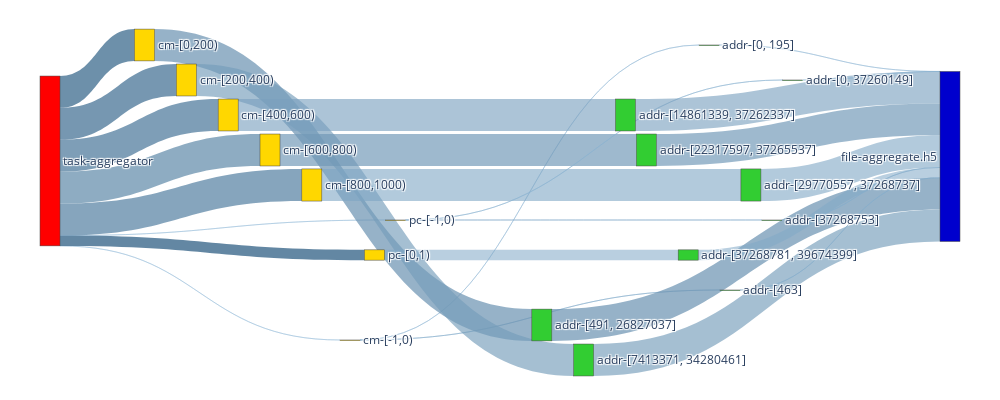

Notebook code cell kept with this figure:
### Code cell
agg_w_nodes, agg_w_nodes_dict = get_nodes_for_sankey(G_AGG_W, rm_tags=['agg_w'])

# print(node_ref2)

agg_w_links = get_links_for_sankey(G_AGG_W, agg_w_nodes_dict)
fig = go.Figure(go.Sankey(
            node = agg_w_nodes,
            link = agg_w_links, orientation='h'))


fig.update_layout(
    autosize=False,
    width=1000,
    height=400,
    margin=dict(
        l=40,
        r=40,
        b=40,
        t=10,
        pad=2
    ),
)

fig.show()
fig.write_html(f"{IMAGE_PATH}/sankey-grouped-agg_w-vol-vfd-.html")

### Figure 1 — Plotly figure (JSON) as saved in the notebook; plotly's stock layout.template omitted (floating-point values rounded to 4 significant figures)
{"data": [{"link": {"color": ["rgba(145.83333333333334, 185.83333333333334, 215.83333333333334, 0.43125)", "rgba(87.5, 127.5, 157.5, 0.86875)", "rgba(91.66666666666666, 131.66666666666666, 161.66666666666666, 0.8375)", "rgba(95.83333333333334, 135.83333333333334, 165.83333333333334, 0.80625)", "rgba(104.16666666666666, 144.16666666666666, 174.16666666666666, 0.74375)", "rgba(100.0, 140.0, 170.0, 0.775)", "rgba(145.83333333333334, 185.83333333333334, 215.83333333333334, 0.43125)", "rgba(83.33333333333333, 123.33333333333333, 153.33333333333331, 0.9)", "rgba(141.66666666666666, 181.66666666666666, 211.66666666666666, 0.4625)", "rgba(133.33333333333334, 173.33333333333334, 203.33333333333334, 0.525)", "rgba(108.33333333333334, 148.33333333333334, 178.33333333333334, 0.7125)", "rgba(116.66666666666666, 156.66666666666666, 186.66666666666666, 0.65)", "rgba(120.83333333333333, 160.83333333333334, 190.83333333333334, 0.61875)", "rgba(112.5, 152.5, 182.5, 0.68125)", "rgba(125.0, 165.0, 195.0, 0.5875)", "rgba(137.5, 177.5, 207.5, 0.49375)", "rgba(133.33333333333334, 173.33333333333334, 203.33333333333334, 0.525)", "rgba(129.16666666666666, 169.16666666666666, 199.16666666666666, 0.55625)", "rgba(141.66666666666666, 181.66666666666666, 211.66666666666666, 0.4625)", "rgba(108.33333333333334, 148.33333333333334, 178.33333333333334, 0.7125)", "rgba(116.66666666666666, 156.66666666666666, 186.66666666666666, 0.65)", "rgba(120.83333333333333, 160.83333333333334, 190.83333333333334, 0.61875)", "rgba(112.5, 152.5, 182.5, 0.68125)", "rgba(125.0, 165.0, 195.0, 0.5875)", "rgba(137.5, 177.5, 207.5, 0.49375)", "rgba(133.33333333333334, 173.33333333333334, 203.33333333333334, 0.525)", "rgba(129.16666666666666, 169.16666666666666, 199.16666666666666, 0.55625)", "rgba(133.33333333333334, 173.33333333333334, 203.33333333333334, 0.525)"], "label": ["Access Volume : 0 <br />Access Count : 3 <br />Average Access Size : 0 <br />Operation : write<br />Bandwidth : 0", "Access Volume : 7.42 MB <br />Access Count : 200 <br />Average Access Size : 37.11 KB <br />Operation : write<br />Bandwidth : 5.64 MB/s", "Access Volume : 7.44 MB <br />Access Count : 200 <br />Average Access Size : 37.21 KB <br />Operation : write<br />Bandwidth : 4.46 MB/s", "Access Volume : 7.44 MB <br />Access Count : 200 <br />Average Access Size : 37.2 KB <br />Operation : write<br />Bandwidth : 4.06 MB/s", "Access Volume : 7.44 MB <br />Access Count : 200 <br />Average Access Size : 37.21 KB <br />Operation : write<br />Bandwidth : 2.37 MB/s", "Access Volume : 7.48 MB <br />Access Count : 201 <br />Average Access Size : 37.21 KB <br />Operation : write<br />Bandwidth : 2.68 MB/s", "Access Volume : 0 <br />Access Count : 3 <br />Average Access Size : 0 <br />Operation : write<br />Bandwidth : 0", "Access Volume : 2.4 MB <br />Access Count : 1 <br />Average Access Size : 2.4 MB <br />Operation : write<br />Bandwidth : 1.56 GB/s", "Access Volume : 562 B <br />Access Count : 4 <br />Average Access Size : 140.5 B <br />Operation : write<br />Bandwidth : 25.2 B/s", "Access Volume : 28 B <br />Access Count : 1 <br />Average Access Size : 28 B <br />Operation : write<br />Bandwidth : 18.21 KB/s", "Access Volume : 7.42 MB <br />Access Count : 398 <br />Average Access Size : 18.63 KB <br />Operation : write<br />Bandwidth : 1.14 MB/s", "Access Volume : 7.45 MB <br />Access Count : 400 <br />Average Access Size : 18.63 KB <br />Operation : write<br />Bandwidth : 912.66 KB/s", "Access Volume : 7.45 MB <br />Access Count : 400 <br />Average Access Size : 18.63 KB <br />Operation : write<br />Bandwidth : 856.42 KB/s", "Access Volume : 7.45 MB <br />Access Count : 400 <br />Average Access Size : 18.63 KB <br />Operation : write<br />Bandwidth : 928.42 KB/s", "Access Volume : 7.49 MB <br />Access Count : 401 <br />Average Access Size : 18.68 KB <br />Operation : write<br />Bandwidth : 530 KB/s", "Access Volume : 876 B <br />Access Count : 5 <br />Average Access Size : 175.2 B <br />Operation : write<br />Bandwidth : 74.18 B/s", "Access Volume : 28 B <br />Access Count : 1 <br />Average Access Size : 28 B <br />Operation : write<br />Bandwidth : 18.21 KB/s", "Access Volume : 2.4 MB <br />Access Count : 1000 <br />Average Access Size : 2.4 KB <br />Operation : write<br />Bandwidth : 328.73 KB/s", "Access Volume : 562 B <br />Access Count : 4 <br />Average Access Size : 140.5 B <br />Operation : write<br />Bandwidth : 25.2 B/s", "Access Volume : 7.42 MB <br />Access Count : 398 <br />Average Access Size : 18.63 KB <br />Operation : write<br />Bandwidth : 1.14 MB/s", "Access Volume : 7.45 MB <br />Access Count : 400 <br />Average Access Size : 18.63 KB <br />Operation : write<br />Bandwidth : 912.66 KB/s", "Access Volume : 7.45 MB <br />Access Count : 400 <br />Average Access Size : 18.63 KB <br />Operation : write<br />Bandwidth : 856.42 KB/s", "Access Volume : 7.45 MB <br />Access Count : 400 <br />Average Access Size : 18.63 KB <br />Operation : write<br />Bandwidth : 928.42 KB/s", "Access Volume : 7.49 MB <br />Access Count : 401 <br />Average Access Size : 18.68 KB <br />Operation : write<br />Bandwidth : 530 KB/s", "Access Volume : 876 B <br />Access Count : 5 <br />Average Access Size : 175.2 B <br />Operation : write<br />Bandwidth : 74.18 B/s", "Access Volume : 28 B <br />Access Count : 1 <br />Average Access Size : 28 B <br />Operation : write<br />Bandwidth : 18.21 KB/s", "Access Volume : 2.4 MB <br />Access Count : 1000 <br />Average Access Size : 2.4 KB <br />Operation : write<br />Bandwidth : 328.73 KB/s", "Access Volume : 28 B <br />Access Count : 1 <br />Average Access Size : 28 B <br />Operation : write<br />Bandwidth : 18.21 KB/s"], "source": [0, 0, 0, 0, 0, 0, 0, 0, 1, 1, 2, 3, 4, 5, 6, 7, 7, 8, 9, 10, 11, 12, 13, 14, 15, 16, 17, 18], "target": [1, 2, 3, 4, 5, 6, 7, 8, 9, 16, 10, 11, 12, 13, 14, 15, 18, 17, 19, 19, 19, 19, 19, 19, 19, 19, 19, 19], "value": [1, 7422108, 7441148, 7440164, 7442936, 7479508, 1, 2400000, 562, 28, 7416064, 7451168, 7450176, 7452960, 7489592, 876, 28, 2400000, 562, 7416064, 7451168, 7450176, 7452960, 7489592, 876, 28, 2400000, 28]}, "node": {"color": ["Red", "Gold", "Gold", "Gold", "Gold", "Gold", "Gold", "Gold", "Gold", "LimeGreen", "LimeGreen", "LimeGreen", "LimeGreen", "LimeGreen", "LimeGreen", "LimeGreen", "LimeGreen", "LimeGreen", "LimeGreen", "MediumBlue"], "label": ["task-aggregator", "cm-[-1,0)", "cm-[0,200)", "cm-[200,400)", "cm-[400,600)", "cm-[600,800)", "cm-[800,1000)", "pc-[-1,0)", "pc-[0,1)", "addr-[0, 195]", "addr-[491, 26827037]", "addr-[7413371, 34280461]", "addr-[14861339, 37262337]", "addr-[22317597, 37265537]", "addr-[29770557, 37268737]", "addr-[0, 37260149]", "addr-[463]", "addr-[37268781, 39674399]", "addr-[37268753]", "file-aggregate.h5"], "x": [0, 0.3409, 0.1136, 0.1591, 0.2045, 0.25, 0.2955, 0.3864, 0.3636, 0.7273, 0.5455, 0.5909, 0.6364, 0.6591, 0.7727, 0.8182, 0.75, 0.7045, 0.7955, 1], "y": [0, 0, 0.1, 0.2, 0.3, 0.4, 0.5, 0.6, 0.7, 0.1, 0.9, 1, 0.3, 0.4, 0.5, 0.2, 0.8, 0.7, 0.6, 0]}, "orientation": "h", "type": "sankey"}], "layout": {"autosize": false, "height": 400, "margin": {"b": 40, "l": 40, "pad": 2, "r": 40, "t": 10}, "width": 1000}}
